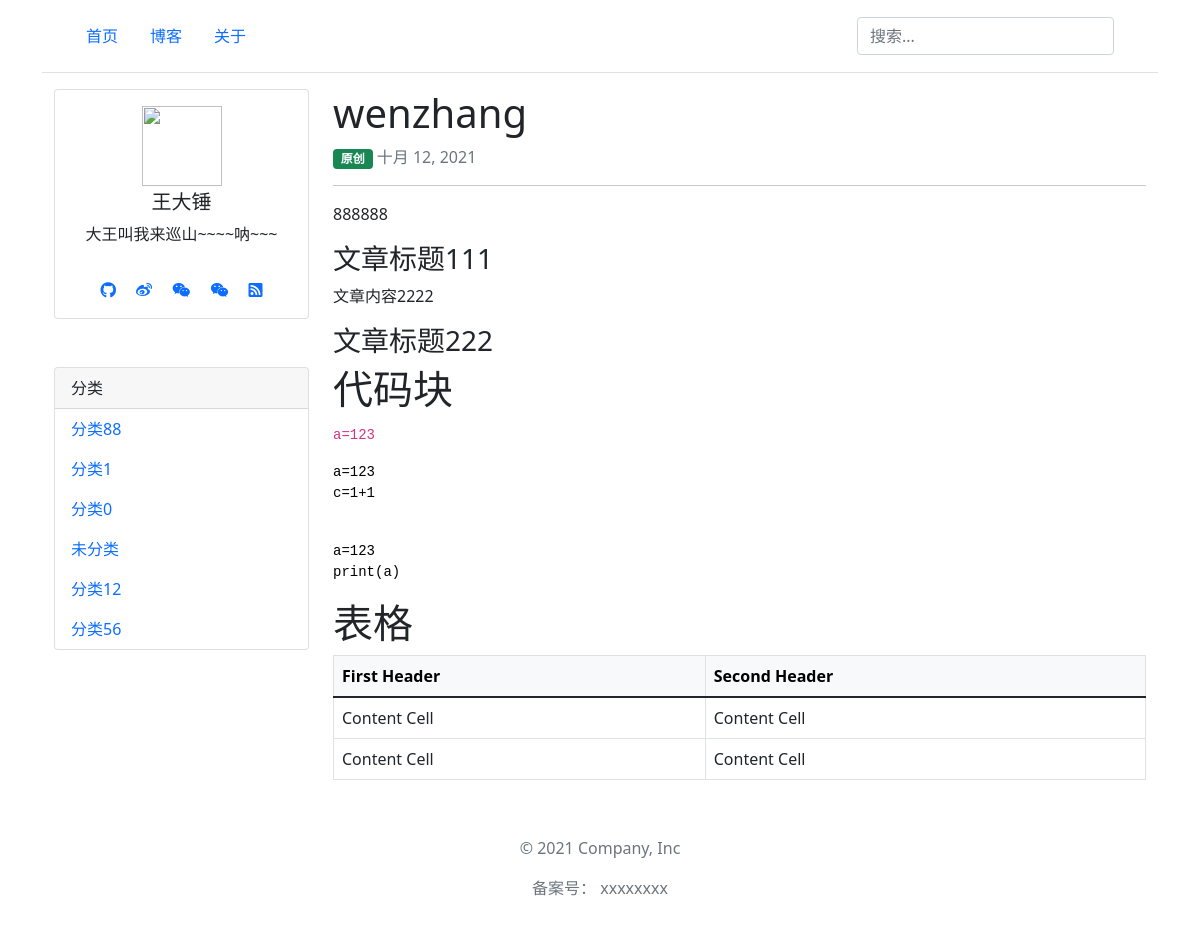
Page /article/28/ on the earlier database version.
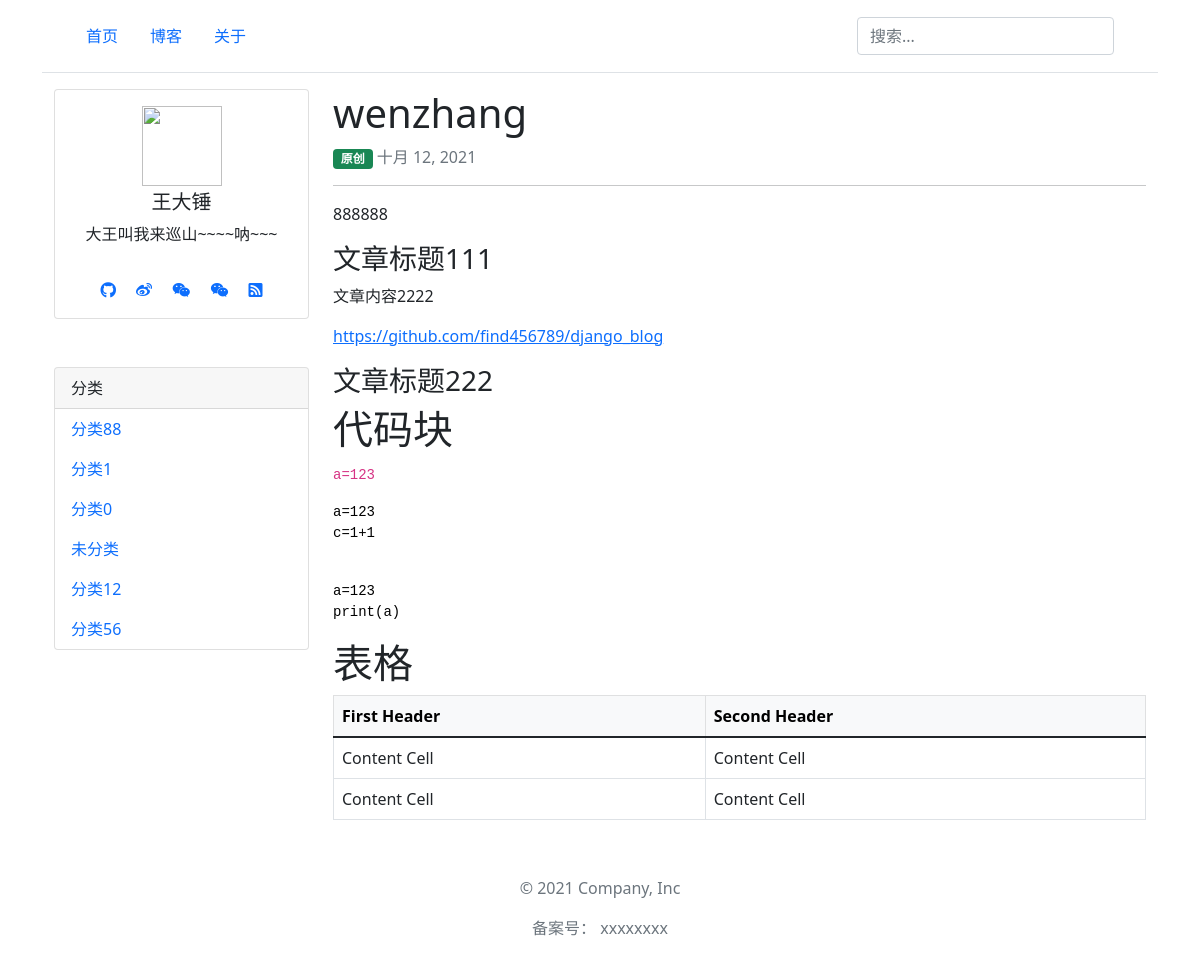
Same page on the later database version.
### blog/models.py (models this page shows, shortened)
class Article(models.Model):
    title = models.CharField('文章标题',max_length=128)
    category = models.ForeignKey(Category, verbose_name='文章分类', on_delete=models.SET_DEFAULT, default=category_haveNo)
    is_public = models.BooleanField('是否公开', default=True, help_text="文章是否公开展示，不勾选就对外隐藏")
    is_original = models.BooleanField('是否原创', default=True, help_text="文章是否原创，不勾选就是转载")
    content_markdown = models.TextField('文章内容markdown', null=True, blank=True)
    content_html = models.TextField('文章内容html', null=True, blank=True,help_text="返回给客户端(根据markdown自动生成的，不要手动修改)")
    keywords = models.CharField('seo的keywords', max_length=640, blank=True, null=True)
    description = models.CharField('seo的description', max_length=640, blank=True, null=True)
    click = models.PositiveIntegerField('点击量',default=0)
    created = models.DateTimeField(verbose_name='添加时间',  auto_now_add=True)
    modified = models.DateTimeField(verbose_name='修改时间', default=timezone.now)
    @staticmethod
    def click_1(pk):
        Article.objects.filter(pk=pk).update(click=F('click') + 1)
    class Meta:
        ordering = ['-created'] # 默认按照创建时间排序
        verbose_name = "文章"
        verbose_name_plural = verbose_name

### blog/views.py (the view)
# urls.py: path('article/<pk>/', ArticleDetailView.as_view(), name="article-detail"),
class ArticleDetailView(DetailView):
    queryset = Article.get_public_article()
    def get_context_data(self, **kwargs):
        pk = self.kwargs.get("pk", None)
        Article.click_1(pk)  # 文章的点击量+1
        context = super().get_context_data(**kwargs)
        context['SITE_CONFIG'] = settings.SITE_CONFIG  # 网站配置信息
        context['category'] = Category.objects.all()  # 网站分类
        return context

### blog/models.py (called while the page is built)
    def __str__(self):
        return self.name

    def get_absolute_url(self):
        return reverse('category-detail', kwargs={'pk': self.pk})

### templates/blog/article_detail.html (shortened to what this page needs)
{% extends "base.html" %}
{% block content %}
<div class="container">
  <div class="row">
    <div class="col-3 d-none d-md-block">
     <div class="row">
         <div class="col">
             {% include 'user_info.html' %}
         </div>
     </div>
          <div class="row mt-5">
         <div class="col">
             {% include 'category.html' %}
         </div>
     </div>
    </div>
    <div class="col">
<article >
<h1>{{ object.title }}</h1>
{% if object.is_original %}
    <span class="badge bg-success">原创</span>
{% else %}
    <span class="badge bg-secondary">转载</span>
{% endif %}
<span class="text-muted text-small"> {{ object.created|date }}</span>
<hr>
<p>{{ object.content_html|safe }}</p>
</article>
    </div>
  </div>
</div>
{% endblock %}

Differences in the rows shown:
changed Article "wenzhang": content_html "888888 文章标题111 文章内容2222 文章标题222 代码块 a=123 a=123 c=1+1 a=123 print(a) 表格 First Header Second Header Content Cell Content Cell Content Cell Content Cell" → "888888 文章标题111 文章内容2222 https://github.com/find456789/django_blog 文章标题222 代码块 a=123 a=123…"
